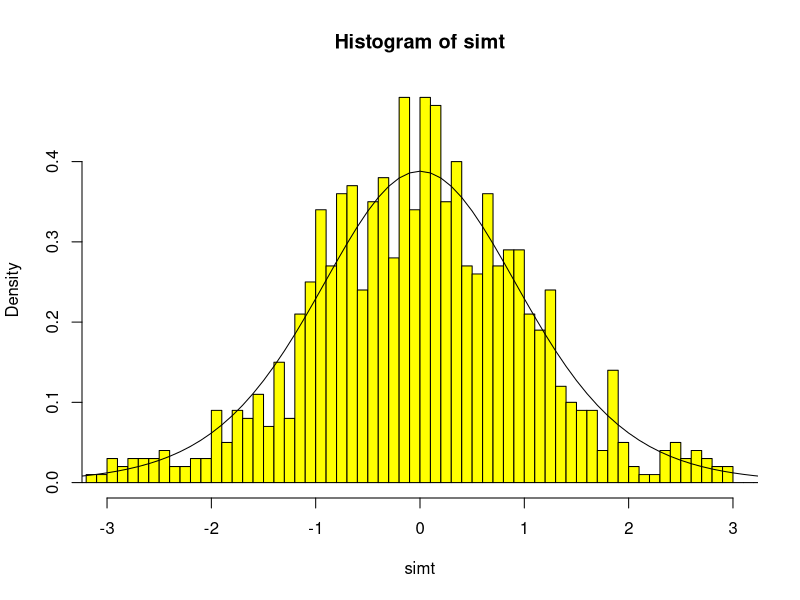

Generate this figure with R:
tsimulation = function(N, ntrials, mu=0, sigma=1) {
  t.trials = numeric(ntrials)
  for (i in 1:ntrials) {
    x = rnorm(N, mean=mu, sd=sigma)
    diff = (mean(x)-mu)
    se = sd(x)/sqrt(N)
    t = diff / se
    t.trials[i] = t
  }
  return(t.trials)
}

# test with the code below
N = 10
simt = tsimulation(N,1000)
hist(simt,breaks=seq(floor(min(simt)),ceiling(max(simt)),0.1),xlim=c(-3,3),freq=FALSE,col='yellow')
tplot = seq(-10,10,0.1)
lines(tplot, dt(tplot,N-1))
